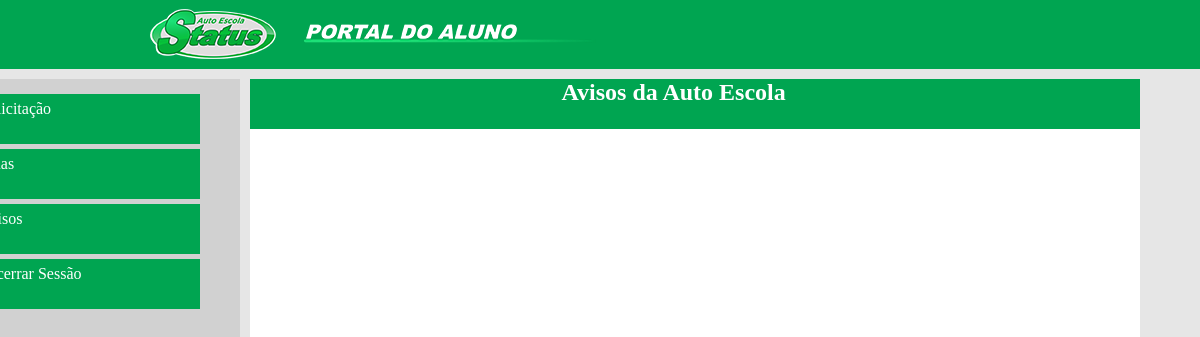
Page /View/aluno/avisos.php on the earlier database version.
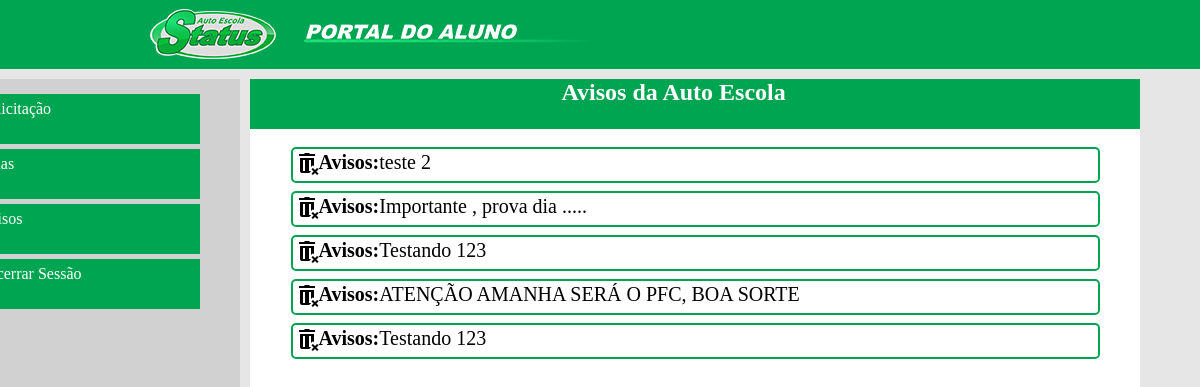
Same page on the later database version.
### tables this page shows
CREATE TABLE `avisos` (
  `id` int(11) NOT NULL,
  `comentarios` varchar(100) NOT NULL
);

### model/modelDao/Conexao.php (called while the page is built)
<?php
class Conexao {
    private $usuario;
    private $senha;
    private $banco;
    private $servidor;
    private static $pdo;
    public function __construct(){
        $this->servidor = "localhost";
        $this->banco = "webstatus";
        $this->usuario = "root";
        $this->senha = "";
    }
    public function conectar(){
        try{
            if(is_null(self::$pdo)){
                self::$pdo = new PDO("mysql:host=".$this->servidor.";dbname=".$this->banco, $this->usuario, $this->senha);
            }
            return self::$pdo;
        } catch (PDOException $ex) {
			echo $ex->getMessage();
        }
    }
}

### View/aluno/avisos.php (the view, shortened to what this page needs)
<!DOCTYPE html>
<html lang="pt-br">
<head>
    <link rel="stylesheet" type="text/css" href="./css/Paluno.css">
    <link href="https://stackpath.bootstrapcdn.com/font-awesome/4.7.0/css/font-awesome.min.css" rel="stylesheet">
</head>
<header>
    <div class="header-area">
        <div class="logo">
            <a href="#">
                <img src="./images/logo-aluno.png" alt="">
            </a>
        </div>
</header>
<body>
     <div class="container">
        <nav>
            <ul class="menu">
                <a href="solicitacao.php">
                    <li><i class="fa fa-commenting"></i> Solicitação</li>
                </a>
                <a href="aulas.php">
                    <li><i class="fa fa-file-pdf-o"></i> Aulas</li>
                </a>
                <a href="avisos.php">
                    <li><i class="fa fa-envelope"></i> Avisos</li>
                </a>
                <a href="../portal-aluno.php">
                    <li><i class="fa fa-sign-out"></i> Encerrar Sessão</li>
                </a>
            </ul>
        </nav>
        <section>
            <div class="mininav">
                <h1>Avisos da Auto Escola</h1>
            </div>
            <br>
            <form method="post" action="../../controller/AvisosController.php">
            <div class="avisos">
            <?php
                        require_once '../../model/modelDao/Conexao.php';
                        $con = new Conexao();
                        $query= $con->conectar()->prepare("select* from avisos ");
                        $query->execute();
                        $resultado=$query->fetchAll();
                        foreach($resultado as $value){
                            $id = $value['id'];
                            $texto = $value['comentarios'];
                            echo "<div class=\"retangulo\">
                            <a href=\"../../controller/ControllerDelete.php?id=$id\">
                                <img src=\"../assets/images/icons8-excluir-lixeira-24.png\">
                            </a>
                            <div class=\"textprincipal\">Avisos: </div> <div class =\"texto\"> $texto</div>
                            </div>";
                    }
                    ?>
            </div>
        </section>
</body>
</html>

Differences in the rows shown:
added avisos: comentarios "teste 2"
added avisos: comentarios "Importante , prova dia ....."
added avisos: comentarios "Testando 123"
added avisos: comentarios "ATENÇÃO AMANHA SERÁ O PFC, BOA SORTE"
added avisos: comentarios "Testando 123"
